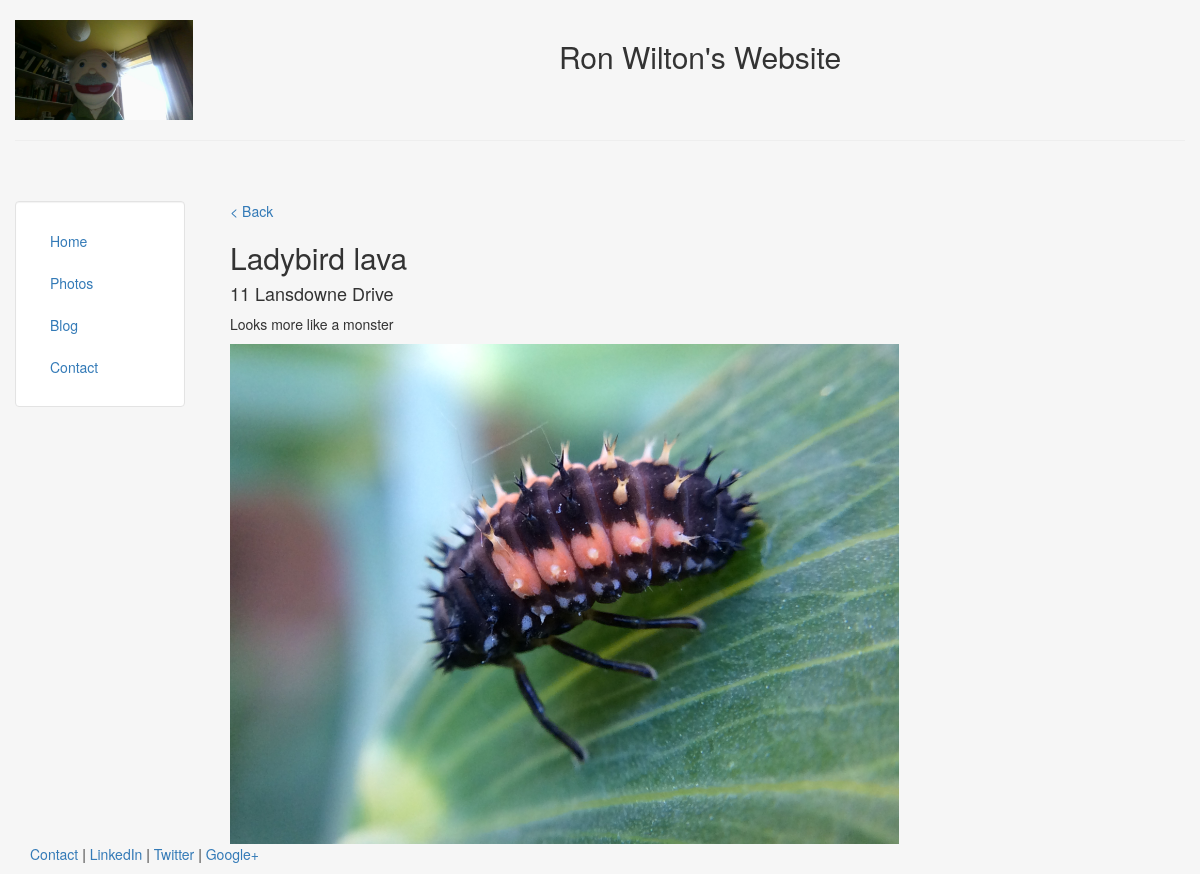
The page /wlp_app/photo/3/ on the database its author committed.
### wlp_app/models.py (models this page shows, shortened)
class Photo(models.Model):
	name = models.CharField(max_length=50)
	description = models.TextField()
	location = models.ForeignKey(Location)
	height_field = models.IntegerField(default=0)
	width_field = models.IntegerField(default=0)
	photo_taken = models.ImageField(upload_to='wildlifephotos/%Y/%m/%d',
			null=True, blank=True,
			width_field="width_field", height_field="height_field")

class Location(models.Model):
	name = models.CharField(max_length=50)

### wlp_app/views.py (the view)
# urls.py: url(r'^photo/(?P<photo_id>[0-9]+)/$', views.photo, name='photourl')
def photo(request, photo_id):
	try:
		pht = Photo.objects.get(id=photo_id)
	except Photo.DoesNotExist:
		pht = None
	template = loader.get_template('wlp_app/photo.html')
	context = {
		'pht' : pht
	}
	return HttpResponse(template.render(context, request))

### wlp_app/templates/wlp_app/photo.html
{% extends 'personal/header.html' %}
{% block content %}
	<a href="{% url 'indexurl' %}">&lt; Back</a>
	{% if pht != None %}
		<h2>{{ pht.name }}</h2>
		<h4>{{ pht.location.name }}</h4>
		<p>{{ pht.description }}</p>
		<img src="{{ pht.photo_taken.url }}" class="responsive-img" style='max-height:500px;' alt="face">
	{% else %}
		<h1>Invalid photo ID</h1>
	{% endif %}
{% endblock %}

### personal/templates/personal/header.html (style rules this page uses)
html, body { height:100% }

### rows shown on the page
Photo: name "Ladybird lava", location.name "11 Lansdowne Drive", description "Looks more like a monster", photo_taken (picture)
